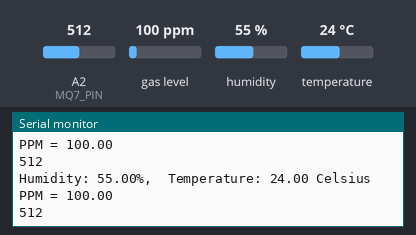
This sketch was run on a simulated Arduino Uno, built with avr-gcc and run on an emulated ATmega328P. Parts: the last lines printed to the serial monitor. Inputs (shaded band) come from the test bench; at power-on: gas level 100 ppm, humidity 55 %, A2 (MQ7_PIN) = 512, temperature 24 °C.

Above: at 2.8 s.
2.9 s: gas level set to 20 ppm
At 4.5 s:
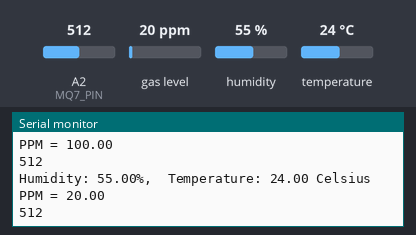
5.6 s: humidity set to 22 %
At 7.5 s:
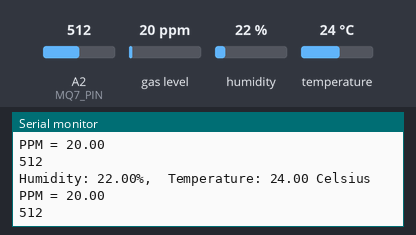
8.3 s: A2 (MQ7_PIN) set to 716
At 10.14 s:
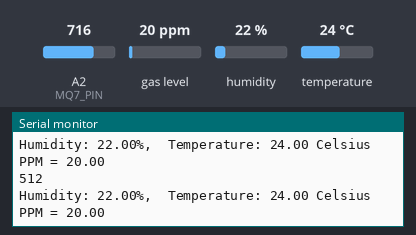
11.0 s: temperature set to 12 °C
At 12.9 s:
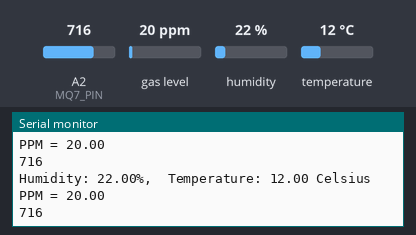
13.7 s: gas level set to 250 ppm
At 14.7 s:
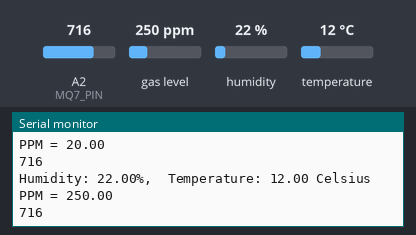
16.4 s: A2 (MQ7_PIN) set to 992
At 19.6 s:
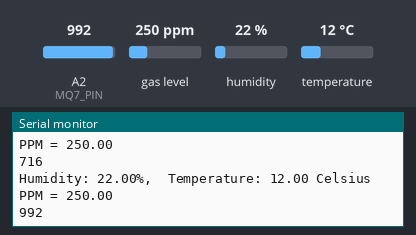
Timing chart, 0 to 20.1 s (numbered marks = the images above; inputs shaded):
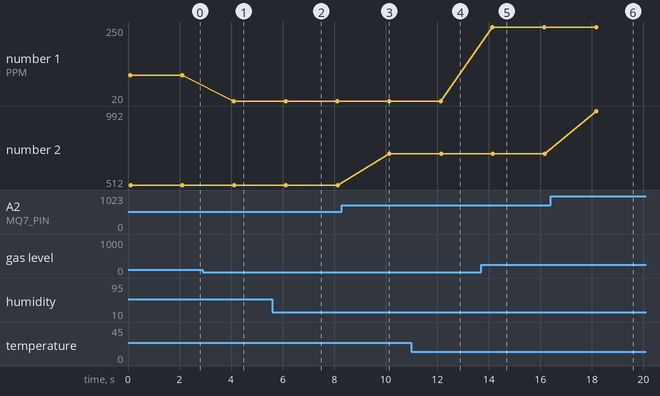

Measured:
- after the input at 2.9 s, the serial monitor: prints a new line after 1.2 s (image 1)
- after the input at 5.6 s, the serial monitor: prints a new line after 0.46 s (image 2)
- after the input at 11.0 s, the serial monitor: prints a new line after 1.1 s (image 4)
- after the input at 13.7 s, the serial monitor: prints a new line after 0.44 s (image 5)
- after the input at 16.4 s, the serial monitor: prints a new line after 1.8 s (image 6)
- plotted number 1: 100 → 20 after the input at 2.9 s, 20 → 250 after the input at 13.7 s
- plotted number 2: 512 → 716 after the input at 8.3 s, 716 → 992 after the input at 16.4 s

The sketch:

sensornode2.ino
```cpp
  /*
modified on Dec 29, 2020
Modified by MehranMaleki from Arduino Examples
Home
*/


//Libraries
#include <DHT.h>;
#include "MQ7.h"

//Constants
#define MQ7_PIN 2
#define VOLTAGE 5
#define DHTPIN 4            //what pin we're connected to
#define DHTTYPE DHT21       //DHT 21  (AM2301)
DHT dht(DHTPIN, DHTTYPE);   //Initialize DHT sensor for normal 16mhz Arduino
MQ7 mq7(MQ7_PIN, VOLTAGE);

//Variables
float hum;  //Stores humidity value
float temp; //Stores temperature value

void setup()
{
  Serial.begin(9600);
  while (!Serial) {
		;	// wait for serial connection
	}
  Serial.println(""); 	// blank new line
  dht.begin();
  Serial.println("Calibrating MQ7");
	mq7.calibrate();		// calculates R0
	Serial.println("Calibration done!");
}

void loop()
{
  //Read data and store it to variables hum and temp
  hum = dht.readHumidity();
  temp= dht.readTemperature();

  //Print temp and humidity values to serial monitor
  Serial.print("Humidity: ");
  Serial.print(hum);
  Serial.print("%,  Temperature: ");
  Serial.print(temp);
  Serial.println(" Celsius");
  Serial.print("PPM = "); Serial.println(mq7.readPpm());
  Serial.println(analogRead(MQ7_PIN));
  Serial.println(""); 	// blank new line

  delay(2000); //Delay 2 sec.
}
```
